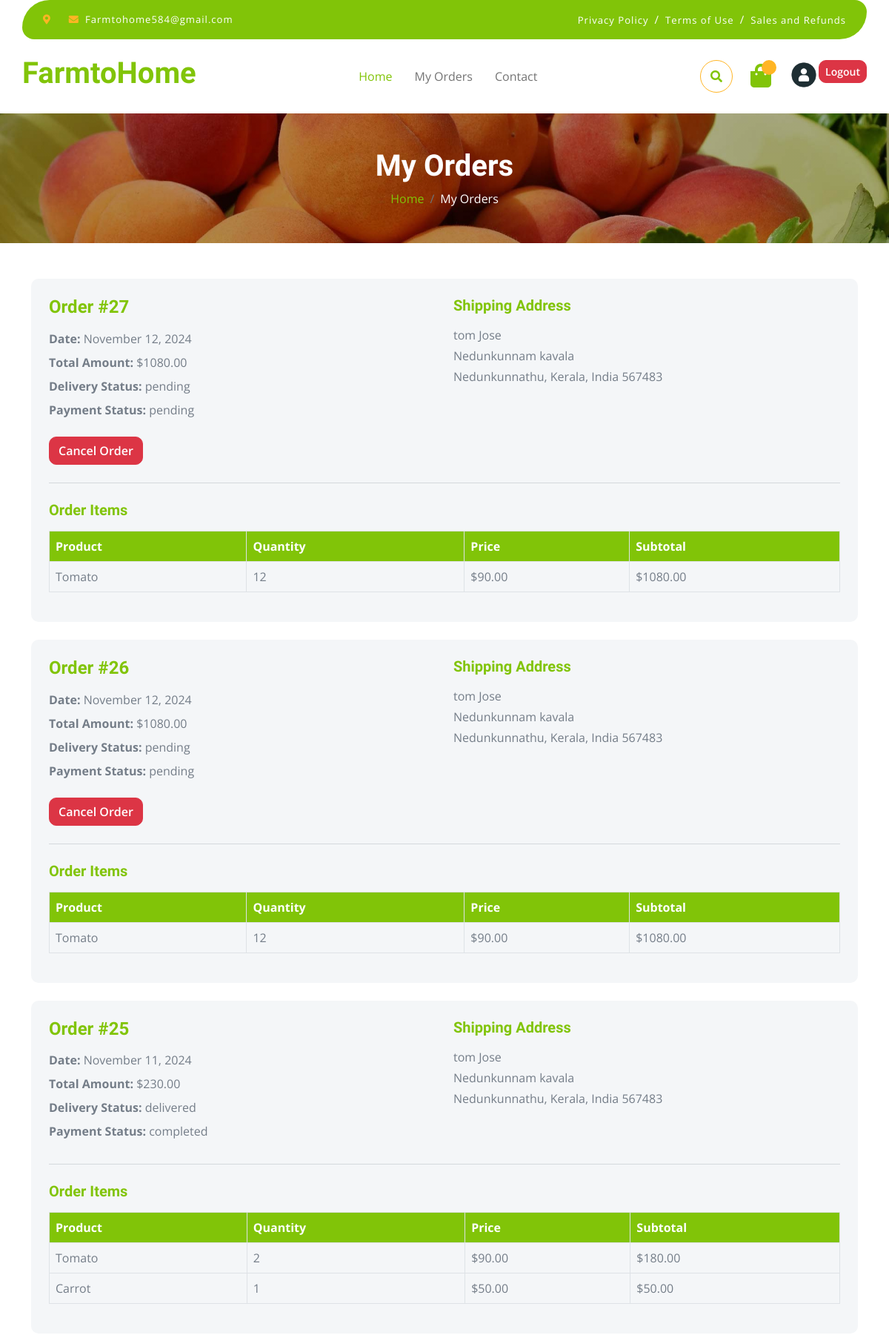
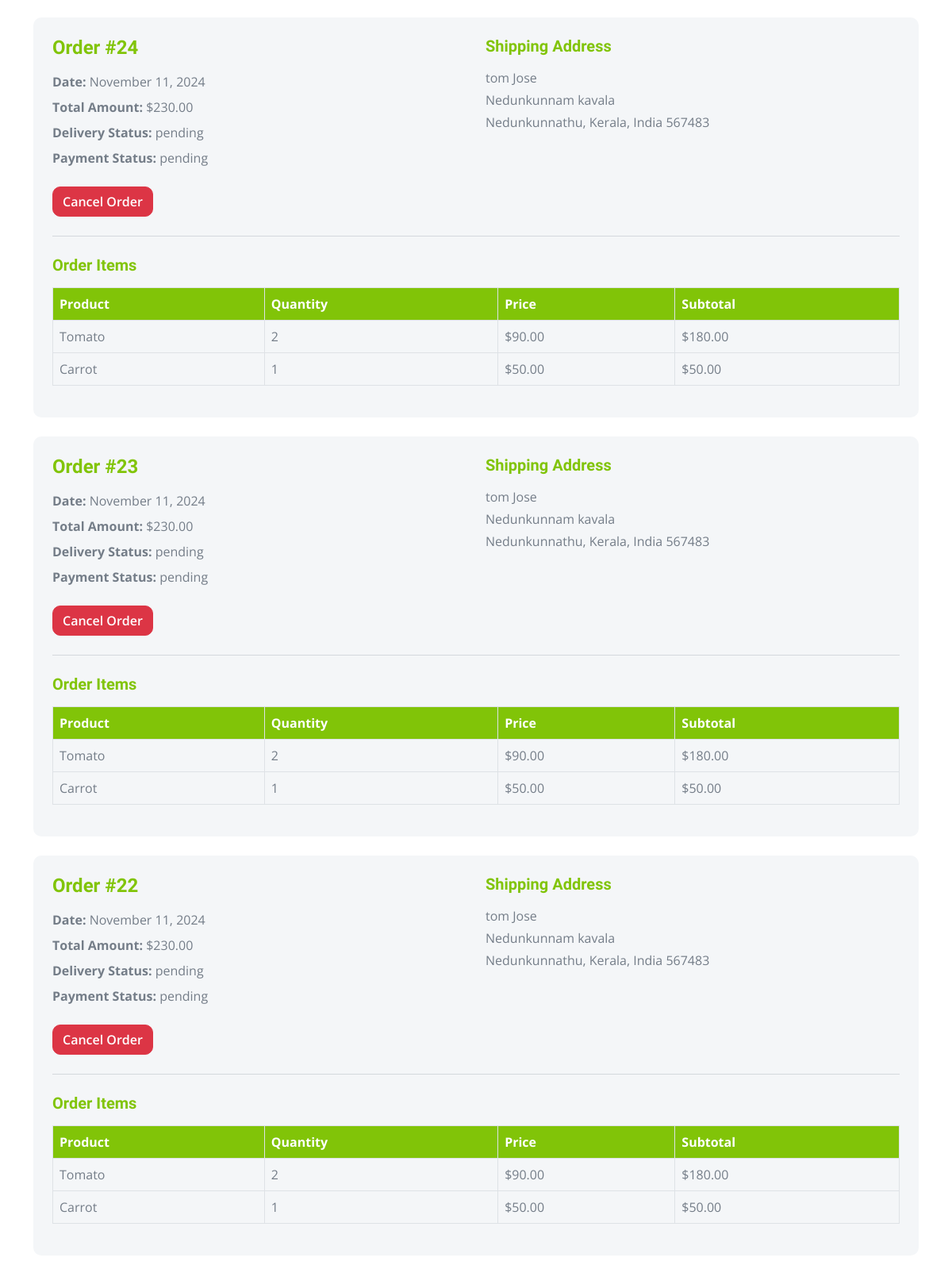
The app's page /orders/my-orders/ (signed in, upper part) with its own data (2 pictures, top to bottom).
### orders/models.py (models this page shows, shortened)
class Order(models.Model):
    PAYMENT_STATUS_CHOICES = [
        ('pending', 'Pending'),
        ('completed', 'Completed'),
        ('failed', 'Failed'),
    ]
    DELIVERY_STATUS_CHOICES = [
        ('pending', 'Pending'),
        ('shipped', 'Shipped'),
        ('delivered', 'Delivered'),
        ('cancelled', 'Cancelled'),
    ]
    consumer = models.ForeignKey(User, on_delete=models.CASCADE, related_name='orders')
    shipping_address = models.ForeignKey(ShippingAddress, on_delete=models.PROTECT, null=True, blank=True)
    order_date = models.DateTimeField(auto_now_add=True)
    total_amount = models.DecimalField(max_digits=10, decimal_places=2)
    payment_status = models.CharField(max_length=10, choices=PAYMENT_STATUS_CHOICES, default='pending')
    delivery_status = models.CharField(max_length=10, choices=DELIVERY_STATUS_CHOICES, default='pending')

class OrderItem(models.Model):
    order = models.ForeignKey(Order, on_delete=models.CASCADE, related_name='items')
    product = models.ForeignKey(Product, on_delete=models.CASCADE)
    quantity = models.PositiveIntegerField()
    total_price = models.DecimalField(max_digits=10, decimal_places=2)

### Users/models.py (models this page shows, shortened)
class ShippingAddress(models.Model):
    user = models.ForeignKey(User, on_delete=models.CASCADE, related_name='shipping_addresses')
    full_name = models.CharField(max_length=100)
    address = models.CharField(max_length=100)
    city = models.CharField(max_length=50)
    zip_code = models.CharField(max_length=20)
    state = models.ForeignKey(State, on_delete=models.CASCADE)
    is_default = models.BooleanField(default=False)
    class Meta:
        verbose_name_plural = "Shipping Addresses"

class State(models.Model):
    name = models.CharField(max_length=50)  # State name
    country = models.CharField(max_length=100)  # Country name
    def __str__(self):
        return f"{self.name}, {self.country}"

### Products/models.py (models this page shows, shortened)
class Product(models.Model):
    seller = models.ForeignKey(settings.AUTH_USER_MODEL, on_delete=models.CASCADE, related_name='products')
    category = models.ForeignKey(Category, on_delete=models.CASCADE, related_name='products')
    name = models.CharField(max_length=200)
    slug = models.SlugField(max_length=200, unique=True)
    description = models.TextField(blank=True)
    price = models.DecimalField(max_digits=10, decimal_places=2)
    image = models.ImageField(upload_to='products/', blank=True, null=True)
    is_active = models.BooleanField(default=True)
    created_at = models.DateTimeField(auto_now_add=True)
    updated_at = models.DateTimeField(auto_now=True)
    class Meta:
        ordering = ('-created_at',)

### orders/views.py (the view)
# urls.py: path('my-orders/', views.user_orders, name='user_orders'),
@login_required
def user_orders(request):
    cons = request.user
    orders = Order.objects.filter(consumer=request.user).order_by('-order_date')
    orders = orders.prefetch_related('items')
    return render(request, 'orders/user_orders.html', {'orders': orders, 'username': cons})

### Users/models.py (called while the page is built)
    def __str__(self):
        return self.username

### Templates/orders/user_orders.html (shortened to what this page needs)
<!DOCTYPE html>
<html lang="en">
{% load static %}
<head>
    <link rel="stylesheet" href="https://use.fontawesome.com/releases/v5.15.4/css/all.css" />
    <link href="https://cdn.jsdelivr.net/npm/bootstrap-icons@1.4.1/font/bootstrap-icons.css" rel="stylesheet">
    <link href="{% static 'lib/lightbox/css/lightbox.min.css' %}" rel="stylesheet">
    <link href="{% static 'lib/owlcarousel/assets/owl.carousel.min.css' %}" rel="stylesheet">
    <link href="{% static 'Products/css/bootstrap.min.css' %}" rel="stylesheet">
    <link href="{% static 'Products/css/style.css' %}" rel="stylesheet">
</head>
<body>
    <div class="container-fluid fixed-top">
        <div class="container topbar bg-primary d-none d-lg-block">
            <div class="d-flex justify-content-between">
                <div class="top-info ps-2">
                    <small class="me-3"><i class="fas fa-map-marker-alt me-2 text-secondary"></i> </small>
                    <small class="me-3"><i class="fas fa-envelope me-2 text-secondary"></i><a href="#"
                            class="text-white">Farmtohome584@gmail.com</a></small>
                </div>
                <div class="top-link pe-2">
                    <a href="#" class="text-white"><small class="text-white mx-2">Privacy Policy</small>/</a>
                    <a href="#" class="text-white"><small class="text-white mx-2">Terms of Use</small>/</a>
                    <a href="#" class="text-white"><small class="text-white ms-2">Sales and Refunds</small></a>
                </div>
            </div>
        </div>
        <div class="container px-0">
            <nav class="navbar navbar-light bg-white navbar-expand-xl">
                <a href="{% url 'home' %}" class="navbar-brand">
                    <h1 class="text-primary display-6">FarmtoHome</h1>
                </a>
                <div class="collapse navbar-collapse bg-white" id="navbarCollapse">
                    <div class="navbar-nav mx-auto">
                        <a href="{% url 'home' %}" class="nav-item nav-link active">Home</a>
                        <a href="{% url 'orders:user_orders' %}" class="nav-item nav-link">My Orders</a>
                        <a href="#footer" class="nav-item nav-link">Contact</a>
                    </div>
                    <div class="d-flex m-3 me-0">
                        <button
                            class="btn-search btn border border-secondary btn-md-square rounded-circle bg-white me-4"
                            data-bs-toggle="modal" data-bs-target="#searchModal"><i
                                class="fas fa-search text-primary"></i></button>
                        <a href="{% url 'usercart' %}" class="position-relative me-4 my-auto">
                            <i class="fa fa-shopping-bag fa-2x"></i>
                            <span
                                class="position-absolute bg-secondary rounded-circle d-flex align-items-center justify-content-center text-dark px-1"
                                style="top: -5px; left: 15px; height: 20px; min-width: 20px;">{{cart_item_count}}</span>
                        </a>
                        <div class="nav-item">
                            <a href="#" id="userAvatar" data-bs-toggle="popover" data-bs-html="true">
                                <img src="{% static 'Reg/images/user_avatar.png' %}" class="rounded-circle"
                                    alt="User Avatar" style="width: 40px; height: 40px;">
                            </a>
                        </div>
                        <form action="{% url 'logout' %}" method="POST" class="d-inline">
                            <button type="submit" class="btn btn-danger btn-sm">Logout</button>
                        </form>
                    </div>
                </div>
            </nav>
        </div>
    </div>
    <div class="container-fluid page-header py-5">
        <h1 class="text-center text-white display-6">My Orders</h1>
        <ol class="breadcrumb justify-content-center mb-0">
            <li class="breadcrumb-item"><a href="{% url 'home' %}">Home</a></li>
            <li class="breadcrumb-item active text-white">My Orders</li>
        </ol>
    </div>
    <div class="container-fluid py-5">
        <div class="container">
            {% if orders %}
                {% for order in orders %}
                    <div class="bg-light rounded p-4 mb-4">
                        <div class="row">
                            <div class="col-md-6">
                                <h4 class="text-primary mb-3">Order #{{ order.id }}</h4>
                                <p class="mb-2"><strong>Date:</strong> {{ order.order_date|date:"F d, Y" }}</p>
                                <p class="mb-2"><strong>Total Amount:</strong> ${{ order.total_amount }}</p>
                                <p class="mb-2"><strong>Delivery Status:</strong> {{ order.delivery_status }}</p>
                                <p class="mb-2"><strong>Payment Status:</strong> {{ order.payment_status }}</p>
                                {% if order.payment_status == 'pending' %}
                                <button type="button" class="btn btn-danger mt-3" data-bs-toggle="modal" data-bs-target="#cancelOrderModal{{ order.id }}">
                                    Cancel Order
                                </button>
                                {% endif %}
                            </div>
                            <div class="col-md-6">
                                {% if order.shipping_address %}
                                    <h5 class="text-primary mb-3">Shipping Address</h5>
                                    <p class="mb-1">{{ order.shipping_address.full_name }}</p>
                                    <p class="mb-1">{{ order.shipping_address.address }}</p>
                                    <p class="mb-1">{{ order.shipping_address.city }}, {{ order.shipping_address.state }} {{ order.shipping_address.zip_code }}</p>
                                {% endif %}
                            </div>
                        </div>
                        <hr class="my-4">
                        <h5 class="text-primary mb-3">Order Items</h5>
                        <div class="table-responsive">
                            <table class="table table-bordered table-hover">
                                <thead class="bg-primary text-white">
                                    <tr>
                                        <th>Product</th>
                                        <th>Quantity</th>
                                        <th>Price</th>
                                        <th>Subtotal</th>
                                    </tr>
                                </thead>
                                <tbody>
                                    {% for item in order.items.all %}
                                        <tr>
                                            <td>{{ item.product.name }}</td>
                                            <td>{{ item.quantity }}</td>
                                            <td>${{ item.product.price }}</td>
                                            <td>${{ item.total_price }}</td>
                                        </tr>
                                    {% endfor %}
                                </tbody>
                            </table>
                        </div>
                    </div>
                {% endfor %}
            {% else %}
                <div class="text-center py-5">
                    <h3 class="text-primary">You haven't placed any orders yet.</h3>
                    <a href="{% url 'home' %}" class="btn btn-primary mt-3">Start Shopping</a>
                </div>
            {% endif %}
        </div>
    </div>
</body>

### static/Products/css/style.css (style rules this page uses)
.btn { font-weight: 600; transition: .5s; }
.btn-md-square { width: 44px; height: 44px; }
.btn-square, .btn-sm-square, .btn-md-square, .btn-lg-square { padding: 0; display: flex; align-items: center; justify-content: center; font-weight: normal; }
.btn.border-secondary { transition: 0.5s; }
.fixed-top { transition: 0.5s; background: var(--bs-white); border: 0; }
.topbar { padding: 20px; border-radius: 230px 100px; }
.topbar .top-info { font-size: 15px; line-height: 0; letter-spacing: 1px; display: flex; align-items: center; }
.topbar .top-link { font-size: 15px; line-height: 0; letter-spacing: 1px; display: flex; align-items: center; }
.topbar .top-link a { letter-spacing: 1px; }
.navbar .navbar-nav .nav-link { padding: 10px 15px; font-size: 16px; transition: .5s; }
.navbar { height: 100px; border-bottom: 1px solid rgba(255, 255, 255, .1); }
.navbar .navbar-nav .nav-link:hover, .navbar .navbar-nav .nav-link.active, .fixed-top.bg-white .navbar .navbar-nav .nav-link:hover, .fixed-top.bg-white .navbar .navbar-nav .nav-link.active { color: var(--bs-primary); }
.page-header { position: relative; background: linear-gradient(rgba(0, 0, 0, 0.3), rgba(0, 0, 0, 0.3)), url(../img/cart-page-header-img.jpg); background-position: center center; background-repeat: no-repeat; background-size: cover; }
@media (min-width: 992px) { .hero-header, .page-header { margin-top: 152px !important; } }

### records on screen
Order: id "27", order_date "November 12, 2024", total_amount "1080.00", delivery_status "pending", payment_status "pending", shipping_address.full_name "tom Jose", shipping_address.address "Nedunkunnam kavala", shipping_address.city "Nedunkunnathu", shipping_address.state "Kerala, India", shipping_address.zip_code "567483"
OrderItem: product.name "Tomato", quantity "12", product.price "90.00", total_price "1080.00"
Order: id "26", order_date "November 12, 2024", total_amount "1080.00", delivery_status "pending", payment_status "pending", shipping_address.full_name "tom Jose", shipping_address.address "Nedunkunnam kavala", shipping_address.city "Nedunkunnathu", shipping_address.state "Kerala, India", shipping_address.zip_code "567483"
OrderItem: product.name "Tomato", quantity "12", product.price "90.00", total_price "1080.00"
Order: id "25", order_date "November 11, 2024", total_amount "230.00", delivery_status "delivered", payment_status "completed", shipping_address.full_name "tom Jose", shipping_address.address "Nedunkunnam kavala", shipping_address.city "Nedunkunnathu", shipping_address.state "Kerala, India", shipping_address.zip_code "567483"
OrderItem: product.name "Tomato", quantity "2", product.price "90.00", total_price "180.00"
OrderItem: product.name "Carrot", quantity "1", product.price "50.00", total_price "50.00"
Order: id "24", order_date "November 11, 2024", total_amount "230.00", delivery_status "pending", payment_status "pending", shipping_address.full_name "tom Jose", shipping_address.address "Nedunkunnam kavala", shipping_address.city "Nedunkunnathu", shipping_address.state "Kerala, India", shipping_address.zip_code "567483"
OrderItem: product.name "Tomato", quantity "2", product.price "90.00", total_price "180.00"
OrderItem: product.name "Carrot", quantity "1", product.price "50.00", total_price "50.00"
Order: id "23", order_date "November 11, 2024", total_amount "230.00", delivery_status "pending", payment_status "pending", shipping_address.full_name "tom Jose", shipping_address.address "Nedunkunnam kavala", shipping_address.city "Nedunkunnathu", shipping_address.state "Kerala, India", shipping_address.zip_code "567483"
OrderItem: product.name "Tomato", quantity "2", product.price "90.00", total_price "180.00"
OrderItem: product.name "Carrot", quantity "1", product.price "50.00", total_price "50.00"
Order: id "22", order_date "November 11, 2024", total_amount "230.00", delivery_status "pending", payment_status "pending", shipping_address.full_name "tom Jose", shipping_address.address "Nedunkunnam kavala", shipping_address.city "Nedunkunnathu", shipping_address.state "Kerala, India", shipping_address.zip_code "567483"
OrderItem: product.name "Tomato", quantity "2", product.price "90.00", total_price "180.00"
OrderItem: product.name "Carrot", quantity "1", product.price "50.00", total_price "50.00"
